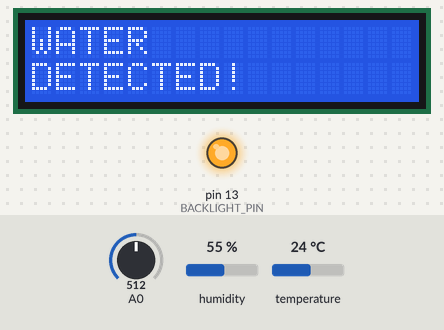
Bench run of a sketch on a simulated Arduino Uno, built with avr-gcc and run on an emulated ATmega328P. Parts: 16×2 character LCD, output pins drawn as LEDs (lit = HIGH). Inputs (shaded band) come from the test bench; at power-on: A0 = 512, humidity 55 %, temperature 24 °C. The local clock reads 2024-03-15 10:24:30 at power-on unless the sketch sets it.

Above: at 17.6 s.
17.7 s: A0 set to 487
At 21.0 s:
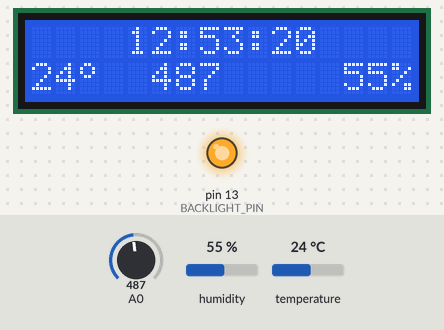
25.3 s: humidity set to 22 %
At 26.8 s:
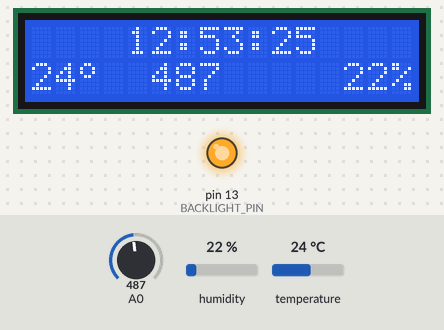
28.5 s: A0 set to 510
At 32.6 s:
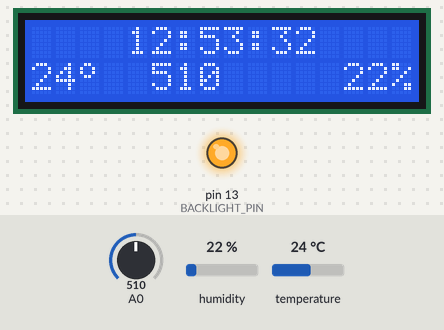
34.7 s: temperature set to 12 °C
At 37.0 s:
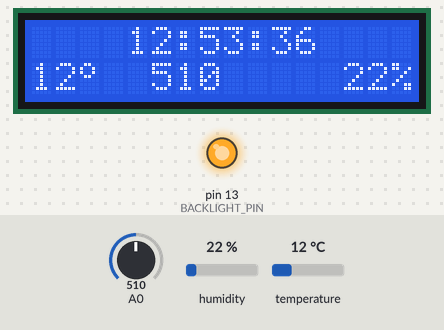
38.7 s: humidity set to 40 %
At 41.1 s:
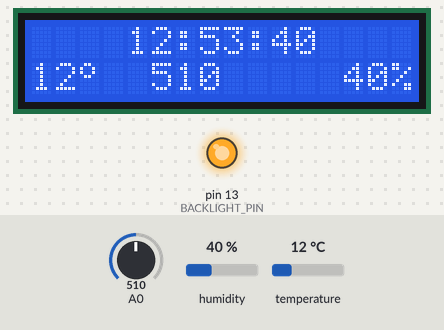
42.8 s: A0 set to 490
At 46.3 s:
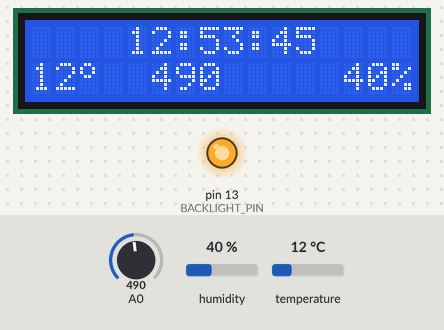
Timing chart, 0 to 47.8 s (numbered marks = the images above; inputs shaded):
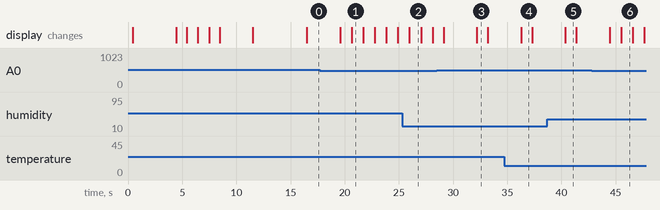

Measured:
- the behaviour switches between 501 and 500 on A0 (found by bisection; images 0 and 1)
- after the input at 28.5 s, the display: first changes after 0.62 s (image 3 shows a later state)
- after the input at 34.7 s, the display: changes after 1.6 s (image 4)
- after the input at 38.7 s, the display: changes after 1.7 s (image 5)
- what the display in image 1 shows lasts 1.1 s, from 20.6 s to 21.7 s
- what the display in image 3 shows lasts 1.0 s, from 32.2 s to 33.2 s

The sketch:

sketch_sep23b.ino
```cpp
#include <Wire.h>
#include <LiquidCrystal_I2C.h>
#include <dht11.h>


#include <iarduino_RTC.h>                                   // Подключаем библиотеку iarduino_RTC для работы с модулями реального времени.
iarduino_RTC time(RTC_DS1302, 3, 1, 2);

dht11 DHT;
#define DHT11_PIN 4


LiquidCrystal_I2C lcd(0x27, 16, 2);
#define BACKLIGHT_PIN 13

int water;


byte sunny1 [] = {
  B11111,
  B11111,
  B01111,
  B00111,
  B01011,
  B10010,
  B00010,
  B00010
};

byte sunny2 [] = {
  B00010,
  B00010,
  B10010,
  B01011,
  B00111,
  B01111,
  B11111,
  B11111
};
byte sunny3 [] = {
  B00010,
  B00001,
  B00000,
  B00000,
  B00000,
  B00000,
  B11111,
  B00000
};
byte sunny4 [] = {
  B00000,
  B11111,
  B00000,
  B00000,
  B00000,
  B00000,
  B00001,
  B00010
};
byte gradus [] = {
  B01100,
  B10010,
  B10010,
  B01100,
  B00000,
  B00000,
  B00000,
  B00000
};
byte download1 [] = {
  B01010,
  B01010,
  B01010,
  B01010,
  B11011,
  B01010,
  B00100,
  B00000
};
byte download2 [] = {
  B00000,
  B01010,
  B01010,
  B01010,
  B01010,
  B11011,
  B01110,
  B00100
};
void setup()
{
  pinMode(BACKLIGHT_PIN, OUTPUT);
  digitalWrite(BACKLIGHT_PIN, HIGH);
	// initialize the LCD
	lcd.begin();

  pinMode(A0, INPUT);  // к входу A0 подключим датчик (англ. «intput»)


  delay(300);                                             // Ждем готовности модуля отвечать на запросы
  time.begin();
  time.settime(0, 53, 12);


  lcd.createChar(0, sunny1);
  lcd.createChar(1, sunny2);
  lcd.createChar(2, sunny3);
  lcd.createChar(3, sunny4);
  lcd.createChar(4, gradus);
  lcd.createChar(5, download1);
  lcd.createChar(6, download2);

  lcd.home ();
  lcd.print("Please");
  lcd.setCursor (0, 1);
  lcd.print("Wait!");
  delay(4000);
  lcd.clear();
  delay(1000);
  lcd.setCursor (7, 0);
  lcd.write(5);
  lcd.setCursor (0, 1);
  lcd.print(">>>>");
  delay(1000);
  lcd.clear();
  lcd.setCursor (7, 0);
  lcd.write(6);
  lcd.setCursor (0, 1);
  lcd.print(">>>>>>>>>>");
  delay(1000);
  lcd.clear();
  lcd.setCursor (7, 0);
  lcd.write(5);
  lcd.setCursor (0, 1);
  lcd.print(">>>>>>>>>>>>>>>>");
  delay(1000);
  lcd.clear();
  delay(3000);
  lcd.setCursor (0, 0);
  lcd.print("Hello!");
  lcd.setCursor (0, 1);
  lcd.print("Today is:");
  delay(5000);


}

void loop()
{

  //

  water = analogRead(A0);

//boolean waterdetect;

//if (water > 500) waterdetect = true;

if (water > 500){
    lcd.clear();
    lcd.setCursor (0, 0);
    lcd.print("WATER");
    lcd.setCursor (0, 1);
    lcd.print("DETECTED!");
    delay(3000);
  }

  time.gettime();

  //temperature
  int chk;
  Serial.print("DHT11, \t");
  chk = DHT.read(DHT11_PIN);    // READ DATA
  switch (chk){
    case DHTLIB_OK:
                Serial.print("OK,\t");
                break;
    case DHTLIB_ERROR_CHECKSUM:
                Serial.print("Checksum error,\t");
                break;
    case DHTLIB_ERROR_TIMEOUT:
                Serial.print("Time out error,\t");
                break;
    default:
                Serial.print("Unknown error,\t");
                break;
  }

  //Display

  lcd.home ();
  lcd.clear();
  lcd.setCursor (4, 0);
  lcd.print(time.gettime("H"));
  lcd.setCursor (6, 0);
  lcd.print(":");
  lcd.setCursor (7, 0);
  lcd.print(time.gettime("i"));
  lcd.setCursor (9, 0);
  lcd.print(":");
  lcd.setCursor (10, 0);
  lcd.print(time.gettime("s"));
  //lcd.setCursor (4, 1);
  //lcd.print(time.gettime("Y"));
  //lcd.setCursor (9, 1);
  //lcd.print(time.gettime("D"));
  lcd.setCursor (13, 1);
  lcd.print(DHT.humidity,1);
  lcd.setCursor (15, 1);
  lcd.print("%");
  lcd.setCursor (0, 1);
  lcd.print(DHT.temperature,1);
  lcd.setCursor (5, 1);
  lcd.print(water);
  lcd.setCursor (2, 1);
  lcd.write(4);

  delay(1000);
  //lcd.clear();
  //lcd.setCursor (0, 0);
  //lcd.print("Great");
  //lcd.setCursor (0, 1);
  //lcd.print("Weather!");
  //delay(0);

}
```
